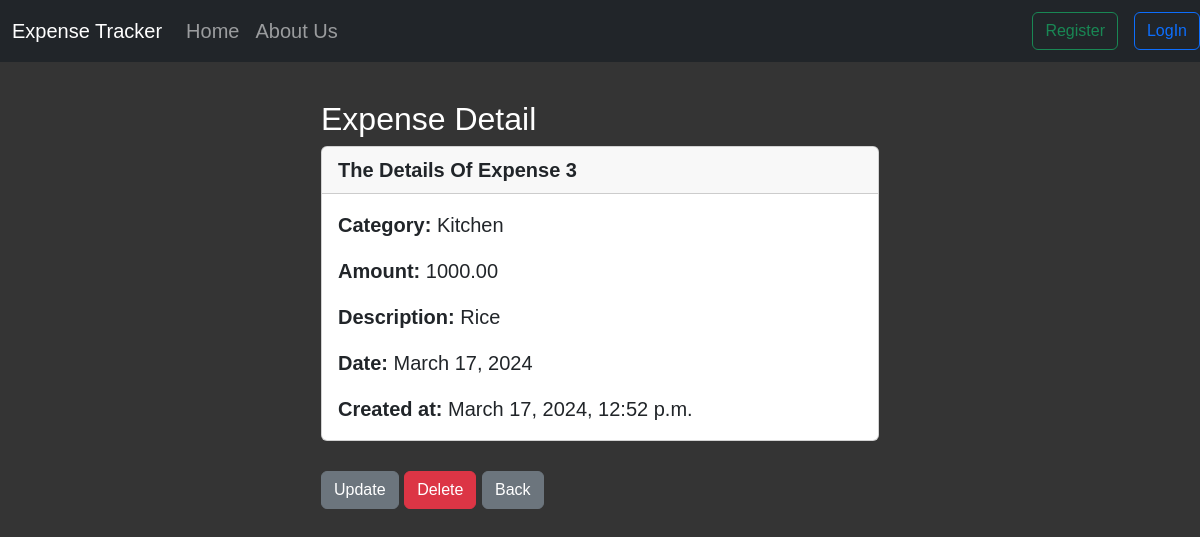
Screenshot of /expenseDetail/3 with the database file from the repository.
### website/models.py (models this page shows, shortened)
class Expense(models.Model):
    id = models.AutoField(primary_key=True)
    created_at = models.DateTimeField(auto_now_add=True)
    user = models.ForeignKey(User, on_delete=models.CASCADE)
    amount = models.DecimalField(max_digits=10, decimal_places=2)
    category = models.CharField(max_length=200)
    date = models.DateField()
    description = models.CharField(max_length=200)

### website/views.py (the view)
def expense_detail(request, pk):
    expenseDetail = Expense.objects.get(id=pk)
    return render(request, 'expenseDetail.html', {'expenseDetail': expenseDetail})

### website/templates/expenseDetail.html (shortened to what this page needs)
{% extends 'base.html' %} {% block content %}
<!DOCTYPE html>
<html lang="en">
  <head>
  </head>
  <body>
    <div class="col-md-6 offset-md-3">
      <h2>Expense Detail</h2>
      <div class="card">
        <div class="card-header">
          <strong>The Details Of Expense {{expenseDetail.id}}</strong>
        </div>
        <div class="card-body">
          <p class="card-text">
            <strong>Category: </strong>{{expenseDetail.category}}
          </p>
          <p class="card-text">
            <strong>Amount: </strong> {{expenseDetail.amount}}
          </p>
          <p class="card-text">
            <strong>Description: </strong>
            {{expenseDetail.description}}
          </p>
          <p class="card-text"><strong>Date: </strong>{{expenseDetail.date}}</p>
          <p class="card-text">
            <strong>Created at: </strong>{{expenseDetail.created_at}}
          </p>
        </div>
      </div>
      <br />
      <a
        href="{% url 'update_expense' expenseDetail.id %}"
        class="btn btn-secondary"
        >Update</a
      >
      <a
        href="{% url 'delete_expense' expenseDetail.id %}"
        class="btn btn-danger"
        >Delete</a
      >
      <a href="{% url 'userProfile' %}" class="btn btn-secondary">Back</a>
    </div>
  </body>
</html>
{%endblock%}

### website/templates/styles.css (style rules this page uses)
body { background-color: rgb(52, 52, 52); color: white; font-family: "Gill Sans", "Gill Sans MT", Calibri, "Trebuchet MS", sans-serif; }

### website/templates/base.html (style rules this page uses)
body { background-color: rgb(52, 52, 52); color: white; font-family: "Gill Sans", "Gill Sans MT", Calibri, "Trebuchet MS", sans-serif; }

### rows the page displays
Expense: id "3", category "Kitchen", amount "1000.00", description "Rice", date "March 17, 2024", created_at "March 17, 2024, 12:52 p.m."
